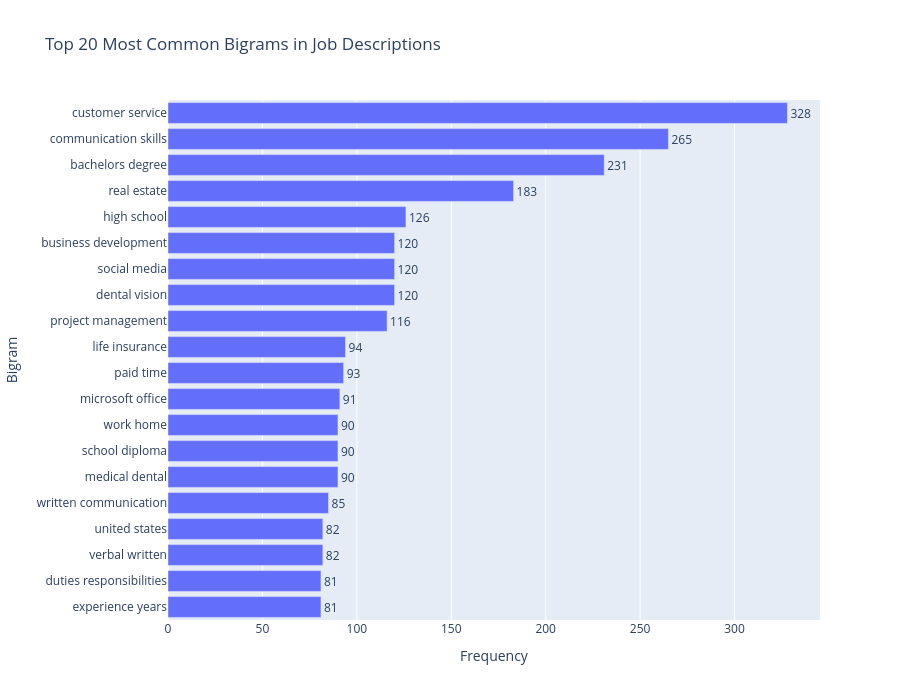

Write notebook code for a chart like this one.
### Code cell
text = (
    job_df["clean_description"]
    .dropna()
    .astype(str)
    .apply(remove_eeo)
)

vectorizer = CountVectorizer(
    stop_words="english",
    ngram_range=(2, 2),
    min_df=2
)

X = vectorizer.fit_transform(text)

bigram_counts = X.sum(axis=0).A1
bigrams = vectorizer.get_feature_names_out()

remove_bigrams = {
    "years experience",
    "team members",
    "ability work",
    "skills ability",
    "job description",
    "minimum years",
    "related field",
    "experience working",
    "new york",
    "policies procedures",
    "best practices",
    "internal external",
    "work environment"
}

common_bigrams = (
    pd.DataFrame({
        "bigram": bigrams,
        "count": bigram_counts
    })
    .query("bigram not in @remove_bigrams")
    .sort_values("count", ascending=False)
    .head(20)
)

fig = px.bar(
    common_bigrams.sort_values("count"),
    x="count",
    y="bigram",
    orientation="h",
    text="count",
    title="Top 20 Most Common Bigrams in Job Descriptions",
    labels={
        "count": "Frequency",
        "bigram": "Bigram"
    }
)

fig.update_traces(textposition="outside")

fig.update_layout(
    width=900,
    height=700,
    yaxis=dict(categoryorder="total ascending")
)

fig.show()

### Figure 1 — Plotly figure (JSON) as saved in the notebook; plotly's stock layout.template omitted (floating-point values rounded to 4 significant figures)
{"data": [{"hovertemplate": "Frequency=%{text}<br>Bigram=%{y}<extra></extra>", "legendgroup": "", "marker": {"color": "#636efa", "pattern": {"shape": ""}}, "name": "", "orientation": "h", "showlegend": false, "text": [81.0, 81.0, 82.0, 82.0, 85.0, 90.0, 90.0, 90.0, 91.0, 93.0, 94.0, 116.0, 120.0, 120.0, 120.0, 126.0, 183.0, 231.0, 265.0, 328.0], "textposition": "outside", "type": "bar", "x": [81, 81, 82, 82, 85, 90, 90, 90, 91, 93, 94, 116, 120, 120, 120, 126, 183, 231, 265, 328], "xaxis": "x", "y": ["experience years", "duties responsibilities", "verbal written", "united states", "written communication", "medical dental", "school diploma", "work home", "microsoft office", "paid time", "life insurance", "project management", "dental vision", "social media", "business development", "high school", "real estate", "bachelors degree", "communication skills", "customer service"], "yaxis": "y"}], "layout": {"barmode": "relative", "height": 700, "legend": {"tracegroupgap": 0}, "title": {"text": "Top 20 Most Common Bigrams in Job Descriptions"}, "width": 900, "xaxis": {"anchor": "y", "domain": [0, 1], "title": {"text": "Frequency"}}, "yaxis": {"anchor": "x", "categoryorder": "total ascending", "domain": [0, 1], "title": {"text": "Bigram"}}}}
